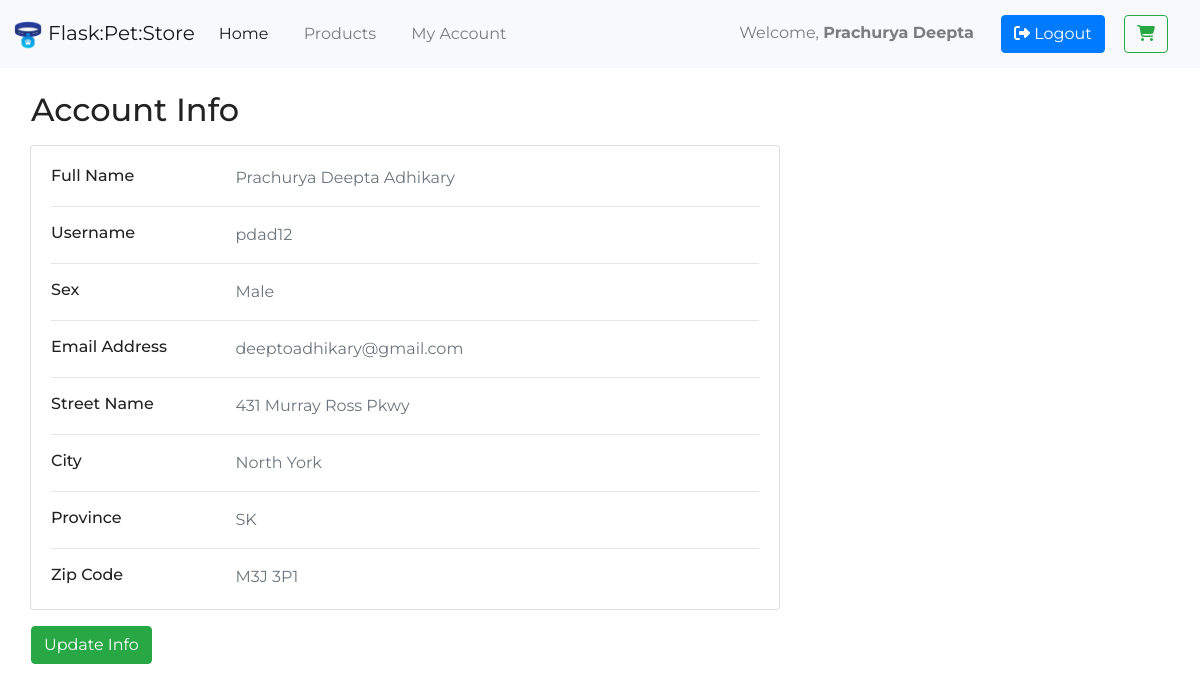
Screenshot of /customer/ (signed in) with the database file from the repository.
### flask_pet_store/models.py (models this page shows, shortened)
class User(db.Model, UserMixin):
    id = db.Column(
        db.Integer(), primary_key=True
    )
    _first_name = db.Column(
        'first_name', db.String(length=30), nullable=False
    )
    _last_name = db.Column(
        'last_name', db.String(length=30), nullable=False
    )
    sex = db.Column(
        db.String(length=1), nullable=False
    )
    _email = db.Column(
        'email', db.String(length=80), nullable=False, unique=True
    )
    username = db.Column(
        db.String(length=60), nullable=False, unique=True
    )
    _password_hash = db.Column(
        'password_hash', db.String(length=60), nullable=False
    )
    _street_name = db.Column(
        'street_name', db.String(length=60), nullable=False
    )
    _zip_code = db.Column(
        'zip_code', db.String(length=7), nullable=False
    )
    _city = db.Column(
        'city', db.String(length=30), nullable=False
    )
    province = db.Column(
        db.String(length=2), nullable=False
    )
    orders = db.relationship('Product', secondary=product_orders, backref=db.backref('ordered_by', lazy='dynamic'))
    roles = db.relationship('Role', secondary='user_roles', backref=db.backref('subscribers', lazy='dynamic'))
    @hybrid_property
    def first_name(self):
        return self._first_name
    @first_name.setter
    def first_name(self, entered_name):
        self._first_name = entered_name.title()
    @hybrid_property
    def last_name(self):
        return self._last_name
    @last_name.setter
    def last_name(self, entered_name):
        self._last_name = entered_name.title()
    @hybrid_property
    def email(self):
        return self._email
    @email.setter
    def email(self, entered_email):
        self._email = entered_email.lower()
    @hybrid_property
    def password(self):
        return self._password_hash
    @hybrid_property
    def street_name(self):
        return self._street_name
    @street_name.setter
    def street_name(self, entered_street):
        self._street_name = entered_street.title()
    @hybrid_property
    def zip_code(self):
        return self._zip_code
    @zip_code.setter
    def zip_code(self, entered_zip):
        formatted_zip = entered_zip
        if entered_zip[3] != ' ':
            formatted_zip = entered_zip[:3] + ' ' + entered_zip[3:]
        self._zip_code = formatted_zip.upper()
    @hybrid_property
    def city(self):
        return self._city
    @city.setter
    def city(self, entered_city):
        self._city = entered_city.title()

### flask_pet_store/customer/routes.py (the view)
@customer_blueprint.route('/')
@login_required
def index():
    customer = User.query.get_or_404(current_user.id)
    return render_template('customer/index.html', customer=customer)

### flask_pet_store/models.py (called while the page is built)
@login_manager.user_loader
def load_user(user_id):
    return User.query.get(int(user_id))

### flask_pet_store/customer/templates/customer/index.html (shortened to what this page needs)
{% extends 'layout.html' %}
{% block content %}
    <div class="container-fluid">
        <br>
        <h2 class="mb-3 px-3">Account Info</h2>
        <div class="col-md-8">
            <div class="card mb-3">
                <div class="card-body">
                    <div class="row">
                        <div class="col-sm-3">
                            <h6 class="mb-0">Full Name</h6>
                        </div>
                        <div class="col-sm-9 text-secondary">
                            {{ customer.first_name }} {{ customer.last_name }}
                        </div>
                    </div>
                    <hr>
                    <div class="row">
                        <div class="col-sm-3">
                            <h6 class="mb-0">Username</h6>
                        </div>
                        <div class="col-sm-9 text-secondary">
                            {{ customer.username }}
                        </div>
                    </div>
                    <hr>
                    <div class="row">
                        <div class="col-sm-3">
                            <h6 class="mb-0">Sex</h6>
                        </div>
                        <div class="col-sm-9 text-secondary">
                            {{ customer.sex }}
                        </div>
                    </div>
                    <hr>
                    <div class="row">
                        <div class="col-sm-3">
                            <h6 class="mb-0">Email Address</h6>
                        </div>
                        <div class="col-sm-9 text-secondary">
                            {{ customer.email }}
                        </div>
                    </div>
                    <hr>
                    <div class="row">
                        <div class="col-sm-3">
                            <h6 class="mb-0">Street Name</h6>
                        </div>
                        <div class="col-sm-9 text-secondary">
                            {{ customer.street_name }}
                        </div>
                    </div>
                    <hr>
                    <div class="row">
                        <div class="col-sm-3">
                            <h6 class="mb-0">City</h6>
                        </div>
                        <div class="col-sm-9 text-secondary">
                            {{ customer.city }}
                        </div>
                    </div>
                    <hr>
                    <div class="row">
                        <div class="col-sm-3">
                            <h6 class="mb-0">Province</h6>
                        </div>
                        <div class="col-sm-9 text-secondary">
                            {{ customer.province }}
                        </div>
                    </div>
                    <hr>
                    <div class="row">
                        <div class="col-sm-3">
                            <h6 class="mb-0">Zip Code</h6>
                        </div>
                        <div class="col-sm-9 text-secondary">
                            {{ customer.zip_code }}
                        </div>
                    </div>
                </div>
            </div>
        </div>
        <a class="btn btn-success mx-3" href="{{ url_for('customer.update') }}">Update Info</a>
    </div>
{% endblock %}

### flask_pet_store/templates/layout.html (shortened to what this page needs)
<!doctype html>
<html lang="en">
<head>
    <link rel="stylesheet" href="https://cdn.jsdelivr.net/npm/bootstrap@4.6.0/dist/css/bootstrap.min.css"
>
    <link rel="stylesheet" href="{{ url_for('static', filename='css/styles.css') }}">
</head>
<body>
<header>
    <nav class="navbar fixed-top navbar-expand-lg navbar-light bg-light">
        <a class="navbar-brand" href="{{ url_for('home_page') }}">
            <img src="{{ url_for('static', filename='img/logo.png') }}" width="30" height="30"
                 alt="Flask Pet Store logo">
            Flask:Pet:Store
        </a>
        <div class="collapse navbar-collapse" id="navbarSupportedContent">
            <ul class="navbar-nav mr-auto">
                <li class="nav-item active">
                    <a class="nav-link" href="{{ url_for('home_page') }}">Home<span class="sr-only">(current)</span></a>
                </li>
                <li class="nav-item">
                    <a class="nav-link" href="{{ url_for('products.index') }}">Products</a>
                </li>
                <li class="nav-item">
                    <a class="nav-link" href="{{ url_for('customer.index') }}">My Account</a>
                </li>
            </ul>
            <ul class="navbar-nav">
                {% if current_user.is_authenticated %}
                    <li class="nav-item">
                        <a class="nav-link">
                            Welcome, <strong>{{ current_user.first_name }}</strong>
                        </a>
                    </li>
                    <li class="nav-item">
                        <a class="btn btn-primary" href="{{ url_for('customer.logout') }}">
                            <i class="fas fa-sign-out-alt"></i>
                            Logout
                        </a>
                    </li>
                {% endif %}
                <li class="nav-item">
                    <a class="btn btn-outline-success">
                        <i class="fas fa-shopping-cart"></i>
                    </a>
                </li>
            </ul>
        </div>
    </nav>
</header>
<main>
    {% block content %} {% endblock %}
</main>
</body>
</html>

### flask_pet_store/static/css/styles.css (style rules this page uses)
html, body { font-family: 'Montserrat', serif; color: #222; }
main { margin-top: 67px; }
.navbar { padding: 0.8rem; }
.navbar-nav li { padding-right: 1.2rem; }
.navbar-nav .btn { margin-top: 2px; margin-bottom: 2px; }

### rows the page displays
User: first_name "Prachurya Deepta", last_name "Adhikary", username "pdad12", sex "Male", email "deeptoadhikary@gmail.com", street_name "431 Murray Ross Pkwy", city "North York", province "SK", zip_code "M3J 3P1"
